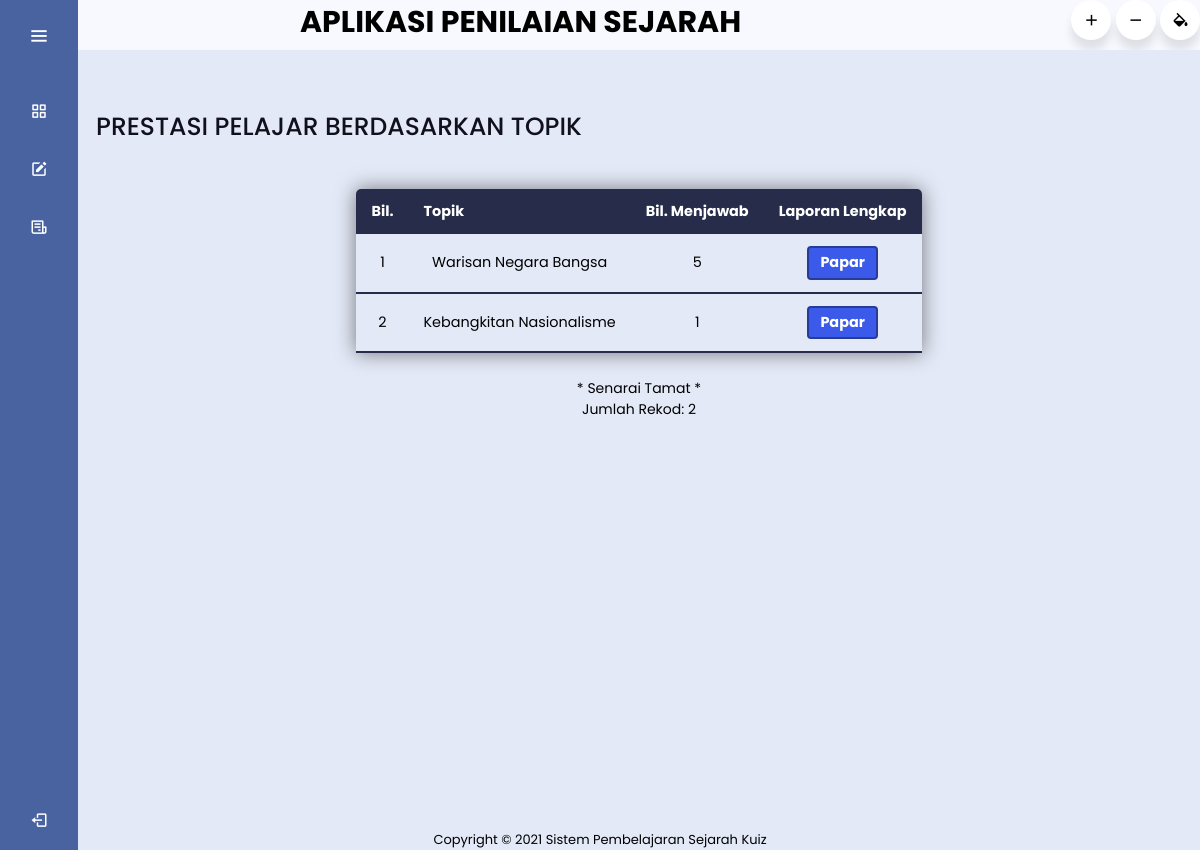
The page /prestasi_topik.php (signed in) on the database its author committed.
### tables this page shows
CREATE TABLE `topik` (
  `IDTopik` int(11) NOT NULL,
  `TopikKuiz` varchar(30) NOT NULL,
  `IDPengguna` varchar(12) NOT NULL
);

### prestasi_topik.php (the view, shortened to what this page needs)
<?php
include 'header2.php';
?>
<html>
    <head>
    <link rel="stylesheet" href="prestasi_topik.css">
    <link rel="stylesheet" href="https://cdnjs.cloudflare.com/ajax/libs/font-awesome/4.7.0/css/font-awesome.min.css">
    <?php include "menu.php";?>
    </head>
    <body>
    <section class="home-section">
      <div class="text">PRESTASI PELAJAR BERDASARKAN TOPIK</div>
        <main>
          <center>
<table class="content-table">
  <thead>
    <tr>
<th>Bil.</th>
<th>Topik</th>
<th>Bil. Menjawab</th>
<th>Laporan Lengkap</th>
   </tr>
</thead>
<?php
$no=1;
$topik=mysqli_query($hubung,"SELECT * FROM topik");
    while ($infoTopik=mysqli_fetch_array($topik))
        {
$rekod=mysqli_query($hubung,"SELECT IDTopik, COUNT(IDTopik) as 'bil' FROM rekod
WHERE IDTopik='$infoTopik[IDTopik]'");
$infoJawab=mysqli_fetch_array($rekod);
?>
<tbody>
    <tr>
        <td><?php echo $no; ?></td>
        <td><?php echo $infoTopik['TopikKuiz']; ?></td>
        <td><?php echo $infoJawab['bil']; ?></td>
        <div class="prestasi">
        <td><a href="laporan_guru.php?idtopik=<?php echo $infoTopik['IDTopik'];?>"><button class="prestasi_button">Papar</button></a>
        </div>
    </tr>
</tbody>
<?php $no++; } ?>
            </table>
        </main>
<center><font style='font-size:14px'>
* Senarai Tamat *<br />Jumlah Rekod: <?php echo $no-1; ?>
    </font>
        </center>
        <?php include 'footer.php';?>
        </section>
    </body>
</html>

### header2.css (style rules this page uses)
body { margin:0px; padding: 0px; background-color:#F8F8FF; overflow: hidden; }

### prestasi_topik.css (style rules this page uses)
body { margin:0px; padding: 0px; background-color:#F8F8FF; overflow: hidden; }
.home-section { position: relative; background: #E4E9F7; min-height: 100vh; top: 0; left: 78px; width: calc(100% - 78px); transition: all 0.5s ease; z-index: 2; }
.home-section .text { display: inline-block; color: #11101d; font-size: 25px; font-weight: 500; margin: 18px; }

### menu.css (style rules this page uses)
* { margin: 0; padding: 0; box-sizing: border-box; font-family: "Poppins" , sans-serif; }

### prestasi_topik.php (style rules this page uses)
.content-table { border-collapse: collapse; margin: 25px 0; text-align: center; font-size: 0.9em; min-width: 400px; border-radius: 5px 5px 0 0; overflow: hidden; box-shadow: 0 0 20px rgba(0, 0, 0, 0.5); }
.content-table thead tr { background-color: #272c4a; color: #ffffff; text-align: left; font-weight: bold; }
.content-table th, .content-table td { padding: 12px 15px; }
.content-table tbody tr { border-bottom: 1px solid #dddddd; }
.content-table tbody tr:last-of-type { border-bottom: 2px solid #272c4a; }
.prestasi { display: inline-flex; align-items: center; font-size: 15px; }
.prestasi_button { -webkit-appearance: none; background: #3B5AEA ; border: 2px solid #263B9A ; border-radius: 4px; outline: none; padding: 0.3em 0.8em; color: #ffffff; font-size: 1em; font-weight: bold; cursor: pointer; }

### rows shown on the page
topik: TopikKuiz "Warisan Negara Bangsa", bil "5"
topik: TopikKuiz "Kebangkitan Nasionalisme", bil "1"

### other values the page prints
$no-1 "2"
$footer "Sistem Pembelajaran Sejarah Kuiz"
